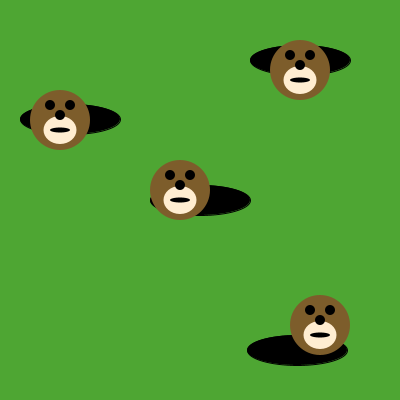
Frame 1 (no input)
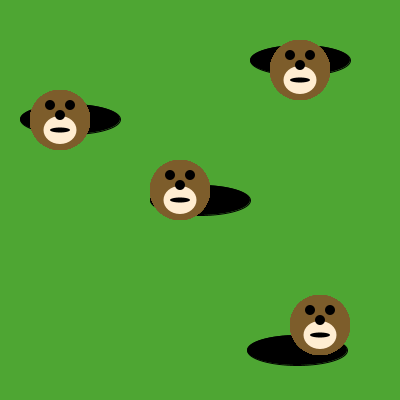
Frame 60 (the mouse pressed at the canvas centre just before this capture)
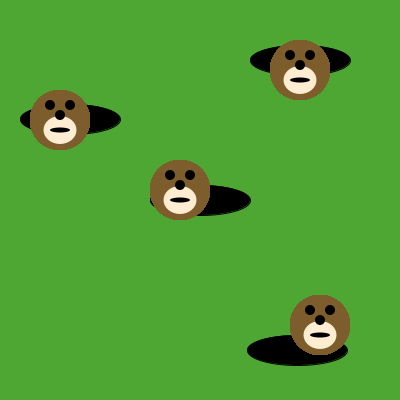
Frame 120 (the mouse held since frame 60 and released just before this capture)

The Processing sketch that drew these frames (run headless with seeded random() and noise(); from frame 60 on, the mouse is pressed at the canvas centre):

// Processing sketch: moles_in_holes
// ── moles_in_holes.pde

void setup() {
     size(400, 400);
     background(78, 166, 51); // green grass
     
     // This code draws the holes
     
     fill(0, 0, 0);
     ellipse(200, 200, 100, 30);
     ellipse(70, 119, 100, 30);
     ellipse(300, 60, 100, 30);
     ellipse(297, 350, 100, 30);
}

void draw() {

/* Write code here that uses the method below to put a mole in each of the holes */
drawMole(60, 120);
drawMole(180, 190);
drawMole(320, 325);
drawMole(300, 70);



}

void drawMole(int moleX, int moleY) {
     noStroke();
     fill(125, 93, 43);
     ellipse(moleX, moleY, 60, 60); // face
     fill(255, 237, 209);
     ellipse(moleX, moleY+10, 33, 28); 
     fill(0, 0, 0);
     ellipse(moleX-10, moleY-15, 10, 10); // eyes
     ellipse(moleX+10, moleY-15, 10, 10);
     ellipse(moleX, moleY-5, 10, 10); // nose
     ellipse(moleX, moleY+10, 20, 5); // mouth
}
